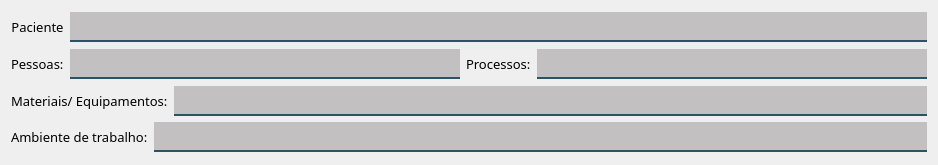
                  <widget class="QWidget" name="layoutWidget_11">
                   <property name="geometry">
                    <rect>
                     <x>150</x>
                     <y>140</y>
                     <width>920</width>
                     <height>165</height>
                    </rect>
                   </property>
                   <layout class="QVBoxLayout" name="verticalLayout_7">
                    <item>
                     <layout class="QHBoxLayout" name="horizontalLayout_19">
                      <item>
                       <widget class="QLabel" name="label_84">
                        <property name="font">
                         <font>
                          <family>Reem Kufi</family>
                          <pointsize>10</pointsize>
                          <bold>false</bold>
                         </font>
                        </property>
                        <property name="styleSheet">
                         <string notr="true">color: rgb(0,0,0);</string>
                        </property>
                        <property name="text">
                         <string>Paciente</string>
                        </property>
                        <property name="alignment">
                         <set>Qt::AlignCenter</set>
                        </property>
                       </widget>
                      </item>
                      <item>
                       <widget class="QLineEdit" name="txt_paciente">
                        <property name="enabled">
                         <bool>false</bool>
                        </property>
                        <property name="minimumSize">
                         <size>
                          <width>200</width>
                          <height>21</height>
                         </size>
                        </property>
                        <property name="font">
                         <font>
                          <family>Reem Kufi</family>
                         </font>
                        </property>
                        <property name="styleSheet">
                         <string notr="true">background-color: rgba(10,0,0,50);
border:2px solid rgba(0,0,0,0);
border-bottom-color:rgba(46,82,101,255);
color:rgb(0,0,0);
padding-bottom:7px</string>
                        </property>
                       </widget>
                      </item>
                     </layout>
                    </item>
                    <item>
                     <layout class="QHBoxLayout" name="horizontalLayout_13">
                      <item>
                       <layout class="QHBoxLayout" name="horizontalLayout_7">
                        <item>
                         <widget class="QLabel" name="label_94">
                          <property name="font">
                           <font>
                            <family>Reem Kufi</family>
                            <pointsize>10</pointsize>
                            <bold>false</bold>
                           </font>
                          </property>
                          <property name="styleSheet">
                           <string notr="true">color: rgb(0,0,0);</string>
                          </property>
                          <property name="text">
                           <string>Pessoas:</string>
                          </property>
                         </widget>
                        </item>
                        <item>
                         <widget class="QLineEdit" name="txt_pessoas">
                          <property name="enabled">
                           <bool>false</bool>
                          </property>
                          <property name="minimumSize">
                           <size>
                            <width>390</width>
                            <height>0</height>
                           </size>
                          </property>
                          <property name="font">
                           <font>
                            <family>Reem Kufi</family>
                           </font>
                          </property>
                          <property name="styleSheet">
                           <string notr="true">background-color: rgba(10,0,0,50);
border:2px solid rgba(0,0,0,0);
border-bottom-color:rgba(46,82,101,255);
color:rgb(0,0,0);
padding-bottom:7px</string>
                          </property>
                         </widget>
                        </item>
                       </layout>
                      </item>
                      <item>
                       <layout class="QHBoxLayout" name="horizontalLayout_8">
                        <item>
                         <widget class="QLabel" name="label_95">
                          <property name="font">
                           <font>
                            <family>Reem Kufi</family>
                            <pointsize>10</pointsize>
                            <bold>false</bold>
                           </font>
                          </property>
                          <property name="styleSheet">
                           <string notr="true">color: rgb(0,0,0);</string>
                          </property>
                          <property name="text">
                           <string>Processos:</string>
                          </property>
                         </widget>
                        </item>
                        <item>
                         <widget class="QLineEdit" name="txt_processos">
                          <property name="enabled">
                           <bool>false</bool>
                          </property>
                          <property name="minimumSize">
                           <size>
                            <width>390</width>
                            <height>0</height>
                           </size>
                          </property>
                          <property name="font">
                           <font>
                            <family>Reem Kufi</family>
                           </font>
                          </property>
                          <property name="styleSheet">
                           <string notr="true">background-color: rgba(10,0,0,50);
border:2px solid rgba(0,0,0,0);
border-bottom-color:rgba(46,82,101,255);
color:rgb(0,0,0);
padding-bottom:7px</string>
                          </property>
                         </widget>
                        </item>
                       </layout>
                      </item>
                     </layout>
                    </item>
                    <item>
                     <layout class="QVBoxLayout" name="verticalLayout_6">
                      <item>
                       <layout class="QHBoxLayout" name="horizontalLayout_9">
                        <item>
                         <widget class="QLabel" name="label_97">
                          <property name="font">
                           <font>
                            <family>Reem Kufi</family>
                            <pointsize>10</pointsize>
                            <bold>false</bold>
                           </font>
                          </property>
                          <property name="styleSheet">
                           <string notr="true">color: rgb(0,0,0);</string>
                          </property>
                          <property name="text">
                           <string>Materiais/ Equipamentos:</string>
                          </property>
                         </widget>
                        </item>
                        <item>
                         <widget class="QLineEdit" name="txt_equipamentos">
                          <property name="enabled">
                           <bool>false</bool>
                          </property>
                          <property name="minimumSize">
                           <size>
                            <width>390</width>
                            <height>0</height>
                           </size>
                          </property>
                          <property name="font">
                           <font>
                            <family>Reem Kufi</family>
                           </font>
                          </property>
                          <property name="styleSheet">
                           <string notr="true">background-color: rgba(10,0,0,50);
border:2px solid rgba(0,0,0,0);
border-bottom-color:rgba(46,82,101,255);
color:rgb(0,0,0);
padding-bottom:7px</string>
                          </property>
                         </widget>
                        </item>
                       </layout>
                      </item>
                      <item>
                       <layout class="QHBoxLayout" name="horizontalLayout_10">
                        <item>
                         <widget class="QLabel" name="label_96">
                          <property name="font">
                           <font>
                            <family>Reem Kufi</family>
                            <pointsize>10</pointsize>
                            <bold>false</bold>
                           </font>
                          </property>
                          <property name="styleSheet">
                           <string notr="true">color: rgb(0,0,0);</string>
                          </property>
                          <property name="text">
                           <string>Ambiente de trabalho:</string>
                          </property>
                         </widget>
                        </item>
                        <item>
                         <widget class="QLineEdit" name="txt_ambiente">
                          <property name="enabled">
                           <bool>false</bool>
                          </property>
                          <property name="minimumSize">
                           <size>
                            <width>390</width>
                            <height>0</height>
                           </size>
                          </property>
                          <property name="font">
                           <font>
                            <family>Reem Kufi</family>
                           </font>
                          </property>
                          <property name="styleSheet">
                           <string notr="true">background-color: rgba(10,0,0,50);
border:2px solid rgba(0,0,0,0);
border-bottom-color:rgba(46,82,101,255);
color:rgb(0,0,0);
padding-bottom:7px</string>
                          </property>
                         </widget>
                        </item>
                       </layout>
                      </item>
                     </layout>
                    </item>
                   </layout>
                  </widget>
